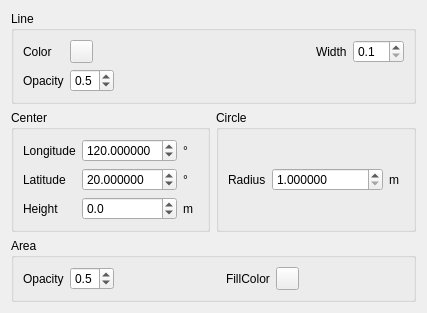
<?xml version="1.0" encoding="UTF-8"?>
<ui version="4.0">
 <class>circle_style_widget</class>
 <widget class="QWidget" name="circle_style_widget">
  <property name="geometry">
   <rect>
    <x>0</x>
    <y>0</y>
    <width>388</width>
    <height>278</height>
   </rect>
  </property>
  <property name="windowTitle">
   <string>CircleStyleWidget</string>
  </property>
  <layout class="QGridLayout" name="gridLayout_4">
   <item row="0" column="0" colspan="2">
    <widget class="QGroupBox" name="lineStyleGroup">
     <property name="title">
      <string>Line</string>
     </property>
     <layout class="QGridLayout" name="gridLayout">
      <item row="0" column="0" rowspan="2">
       <layout class="QVBoxLayout" name="verticalLayout">
        <item>
         <widget class="QLabel" name="label_2">
          <property name="maximumSize">
           <size>
            <width>16777215</width>
            <height>16777215</height>
           </size>
          </property>
          <property name="text">
           <string>Color</string>
          </property>
         </widget>
        </item>
        <item>
         <widget class="QLabel" name="label_6">
          <property name="maximumSize">
           <size>
            <width>16777215</width>
            <height>16777215</height>
           </size>
          </property>
          <property name="text">
           <string>Opacity</string>
          </property>
         </widget>
        </item>
       </layout>
      </item>
      <item row="0" column="1">
       <layout class="QHBoxLayout" name="horizontalLayout">
        <item>
         <widget class="QToolButton" name="lineColorBtn">
          <property name="minimumSize">
           <size>
            <width>23</width>
            <height>23</height>
           </size>
          </property>
          <property name="maximumSize">
           <size>
            <width>23</width>
            <height>23</height>
           </size>
          </property>
          <property name="text">
           <string/>
          </property>
          <property name="popupMode">
           <enum>QToolButton::DelayedPopup</enum>
          </property>
         </widget>
        </item>
        <item>
         <spacer name="horizontalSpacer">
          <property name="orientation">
           <enum>Qt::Horizontal</enum>
          </property>
          <property name="sizeHint" stdset="0">
           <size>
            <width>40</width>
            <height>20</height>
           </size>
          </property>
         </spacer>
        </item>
        <item>
         <widget class="QLabel" name="label_4">
          <property name="maximumSize">
           <size>
            <width>16777215</width>
            <height>16777215</height>
           </size>
          </property>
          <property name="text">
           <string>Width</string>
          </property>
         </widget>
        </item>
        <item>
         <widget class="QDoubleSpinBox" name="lineWidthSpin">
          <property name="maximumSize">
           <size>
            <width>16777215</width>
            <height>16777215</height>
           </size>
          </property>
          <property name="decimals">
           <number>1</number>
          </property>
          <property name="minimum">
           <double>0.100000000000000</double>
          </property>
          <property name="maximum">
           <double>10.000000000000000</double>
          </property>
          <property name="singleStep">
           <double>0.100000000000000</double>
          </property>
         </widget>
        </item>
       </layout>
      </item>
      <item row="1" column="1">
       <layout class="QHBoxLayout" name="horizontalLayout_2">
        <item>
         <widget class="QDoubleSpinBox" name="lineTransparantSpin">
          <property name="maximumSize">
           <size>
            <width>16777215</width>
            <height>16777215</height>
           </size>
          </property>
          <property name="decimals">
           <number>1</number>
          </property>
          <property name="maximum">
           <double>1.000000000000000</double>
          </property>
          <property name="singleStep">
           <double>0.100000000000000</double>
          </property>
          <property name="value">
           <double>0.500000000000000</double>
          </property>
         </widget>
        </item>
        <item>
         <spacer name="horizontalSpacer_2">
          <property name="orientation">
           <enum>Qt::Horizontal</enum>
          </property>
          <property name="sizeHint" stdset="0">
           <size>
            <width>40</width>
            <height>20</height>
           </size>
          </property>
         </spacer>
        </item>
       </layout>
      </item>
     </layout>
    </widget>
   </item>
   <item row="1" column="0">
    <widget class="QGroupBox" name="groupBox">
     <property name="title">
      <string>Center</string>
     </property>
     <layout class="QGridLayout" name="gridLayout_2">
      <item row="0" column="0">
       <layout class="QVBoxLayout" name="verticalLayout_2">
        <item>
         <widget class="QLabel" name="label_10">
          <property name="text">
           <string>Longitude</string>
          </property>
         </widget>
        </item>
        <item>
         <widget class="QLabel" name="label_11">
          <property name="text">
           <string>Latitude</string>
          </property>
         </widget>
        </item>
        <item>
         <widget class="QLabel" name="label_12">
          <property name="text">
           <string>Height</string>
          </property>
         </widget>
        </item>
       </layout>
      </item>
      <item row="0" column="1">
       <layout class="QVBoxLayout" name="verticalLayout_3">
        <item>
         <layout class="QHBoxLayout" name="horizontalLayout_5">
          <item>
           <widget class="QDoubleSpinBox" name="clongitudeSpin">
            <property name="decimals">
             <number>6</number>
            </property>
            <property name="minimum">
             <double>-180.000000000000000</double>
            </property>
            <property name="maximum">
             <double>180.000000000000000</double>
            </property>
            <property name="value">
             <double>120.000000000000000</double>
            </property>
           </widget>
          </item>
          <item>
           <widget class="QLabel" name="label">
            <property name="minimumSize">
             <size>
              <width>15</width>
              <height>0</height>
             </size>
            </property>
            <property name="maximumSize">
             <size>
              <width>15</width>
              <height>16777215</height>
             </size>
            </property>
            <property name="text">
             <string>°</string>
            </property>
           </widget>
          </item>
         </layout>
        </item>
        <item>
         <layout class="QHBoxLayout" name="horizontalLayout_6">
          <item>
           <widget class="QDoubleSpinBox" name="clatitudeSpin">
            <property name="decimals">
             <number>6</number>
            </property>
            <property name="minimum">
             <double>-90.000000000000000</double>
            </property>
            <property name="maximum">
             <double>90.000000000000000</double>
            </property>
            <property name="value">
             <double>20.000000000000000</double>
            </property>
           </widget>
          </item>
          <item>
           <widget class="QLabel" name="label_7">
            <property name="minimumSize">
             <size>
              <width>15</width>
              <height>0</height>
             </size>
            </property>
            <property name="maximumSize">
             <size>
              <width>15</width>
              <height>16777215</height>
             </size>
            </property>
            <property name="text">
             <string>°</string>
            </property>
           </widget>
          </item>
         </layout>
        </item>
        <item>
         <layout class="QHBoxLayout" name="horizontalLayout_7">
          <item>
           <widget class="QDoubleSpinBox" name="cheightSpin">
            <property name="decimals">
             <number>1</number>
            </property>
            <property name="minimum">
             <double>-999999999.000000000000000</double>
            </property>
            <property name="maximum">
             <double>999999999.000000000000000</double>
            </property>
            <property name="value">
             <double>0.000000000000000</double>
            </property>
           </widget>
          </item>
          <item>
           <widget class="QLabel" name="label_hei">
            <property name="minimumSize">
             <size>
              <width>15</width>
              <height>0</height>
             </size>
            </property>
            <property name="maximumSize">
             <size>
              <width>15</width>
              <height>16777215</height>
             </size>
            </property>
            <property name="text">
             <string>m</string>
            </property>
           </widget>
          </item>
         </layout>
        </item>
       </layout>
      </item>
     </layout>
    </widget>
   </item>
   <item row="1" column="1">
    <widget class="QGroupBox" name="groupBox_2">
     <property name="title">
      <string>Circle</string>
     </property>
     <layout class="QGridLayout" name="gridLayout_3">
      <item row="0" column="0">
       <layout class="QHBoxLayout" name="horizontalLayout_3">
        <item>
         <widget class="QLabel" name="label_8">
          <property name="text">
           <string>Radius</string>
          </property>
         </widget>
        </item>
        <item>
         <widget class="QDoubleSpinBox" name="circleRadiusSpin">
          <property name="decimals">
           <number>6</number>
          </property>
          <property name="minimum">
           <double>1.000000000000000</double>
          </property>
          <property name="maximum">
           <double>999999999.000000000000000</double>
          </property>
         </widget>
        </item>
        <item>
         <widget class="QLabel" name="label_9">
          <property name="minimumSize">
           <size>
            <width>15</width>
            <height>0</height>
           </size>
          </property>
          <property name="maximumSize">
           <size>
            <width>15</width>
            <height>16777215</height>
           </size>
          </property>
          <property name="text">
           <string>m</string>
          </property>
         </widget>
        </item>
       </layout>
      </item>
     </layout>
    </widget>
   </item>
   <item row="2" column="0" colspan="2">
    <widget class="QGroupBox" name="polygonStyleGroup">
     <property name="maximumSize">
      <size>
       <width>16777215</width>
       <height>100</height>
      </size>
     </property>
     <property name="title">
      <string>Area</string>
     </property>
     <layout class="QVBoxLayout" name="verticalLayout_6">
      <item>
       <layout class="QHBoxLayout" name="horizontalLayout_4">
        <item>
         <widget class="QLabel" name="label_5">
          <property name="maximumSize">
           <size>
            <width>16777215</width>
            <height>16777215</height>
           </size>
          </property>
          <property name="text">
           <string>Opacity</string>
          </property>
         </widget>
        </item>
        <item>
         <widget class="QDoubleSpinBox" name="circleTransparantSpin">
          <property name="maximumSize">
           <size>
            <width>16777215</width>
            <height>16777215</height>
           </size>
          </property>
          <property name="decimals">
           <number>1</number>
          </property>
          <property name="maximum">
           <double>1.000000000000000</double>
          </property>
          <property name="singleStep">
           <double>0.100000000000000</double>
          </property>
          <property name="value">
           <double>0.500000000000000</double>
          </property>
         </widget>
        </item>
        <item>
         <spacer name="horizontalSpacer_3">
          <property name="orientation">
           <enum>Qt::Horizontal</enum>
          </property>
          <property name="sizeHint" stdset="0">
           <size>
            <width>40</width>
            <height>20</height>
           </size>
          </property>
         </spacer>
        </item>
        <item>
         <widget class="QLabel" name="label_3">
          <property name="text">
           <string>FillColor</string>
          </property>
         </widget>
        </item>
        <item>
         <widget class="QToolButton" name="circleColorBtn">
          <property name="minimumSize">
           <size>
            <width>23</width>
            <height>23</height>
           </size>
          </property>
          <property name="maximumSize">
           <size>
            <width>23</width>
            <height>23</height>
           </size>
          </property>
          <property name="text">
           <string/>
          </property>
         </widget>
        </item>
        <item>
         <spacer name="horizontalSpacer_4">
          <property name="orientation">
           <enum>Qt::Horizontal</enum>
          </property>
          <property name="sizeHint" stdset="0">
           <size>
            <width>40</width>
            <height>20</height>
           </size>
          </property>
         </spacer>
        </item>
       </layout>
      </item>
     </layout>
    </widget>
   </item>
  </layout>
 </widget>
 <resources/>
 <connections/>
</ui>
